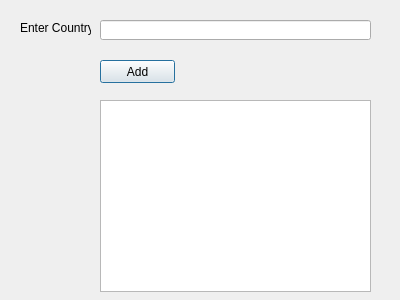
<?xml version="1.0" encoding="UTF-8"?>
<ui version="4.0">
 <class>Dialog</class>
 <widget class="QDialog" name="Dialog">
  <property name="geometry">
   <rect>
    <x>0</x>
    <y>0</y>
    <width>400</width>
    <height>300</height>
   </rect>
  </property>
  <property name="windowTitle">
   <string>Dialog</string>
  </property>
  <widget class="QLabel" name="label">
   <property name="geometry">
    <rect>
     <x>20</x>
     <y>20</y>
     <width>71</width>
     <height>16</height>
    </rect>
   </property>
   <property name="text">
    <string>Enter Country</string>
   </property>
  </widget>
  <widget class="QLineEdit" name="lineEdit">
   <property name="geometry">
    <rect>
     <x>100</x>
     <y>20</y>
     <width>271</width>
     <height>20</height>
    </rect>
   </property>
  </widget>
  <widget class="QPushButton" name="pushButton">
   <property name="geometry">
    <rect>
     <x>100</x>
     <y>60</y>
     <width>75</width>
     <height>23</height>
    </rect>
   </property>
   <property name="text">
    <string>Add</string>
   </property>
  </widget>
  <widget class="QListWidget" name="listWidget">
   <property name="geometry">
    <rect>
     <x>100</x>
     <y>100</y>
     <width>271</width>
     <height>192</height>
    </rect>
   </property>
  </widget>
 </widget>
 <resources/>
 <connections/>
</ui>
